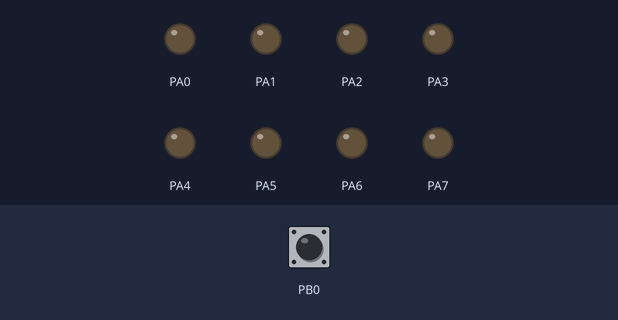
Simulated run of this program. Board: ATmega16, built with avr-gcc and emulated at 1.6 MHz. Parts: output pins drawn as LEDs (lit = HIGH). The test bench sets the inputs (shaded band); at power-on: PB0 HIGH.

Above: at 1.2 s.
1.3 s: PB0 pulled LOW for 0.15 s
At 2.0 s:
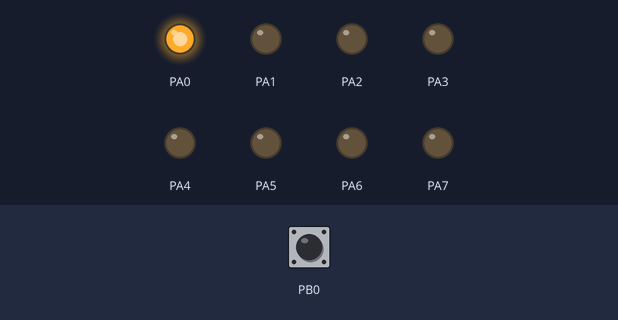
2.9 s: PB0 pulled LOW for 1 s
At 4.4 s:
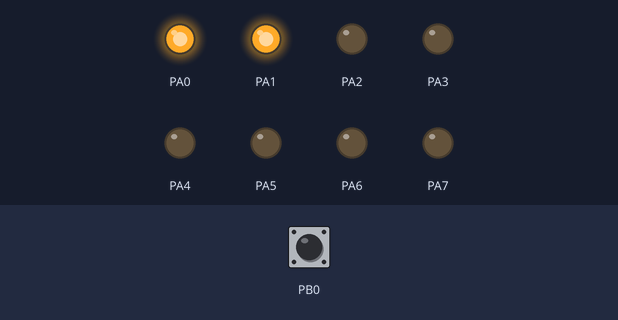
5.4 s: PB0 pulled LOW for 0.15 s
At 6.3 s:
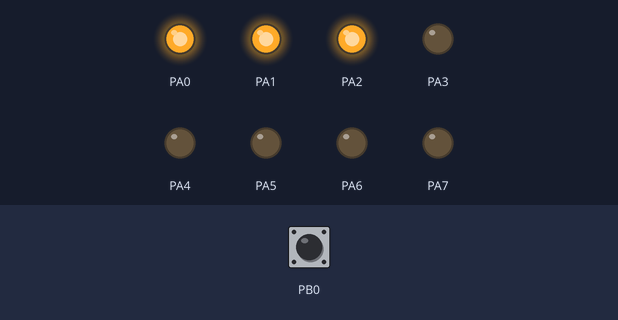
7.0 s: PB0 pulled LOW for 3.2 s
At 11.4 s:
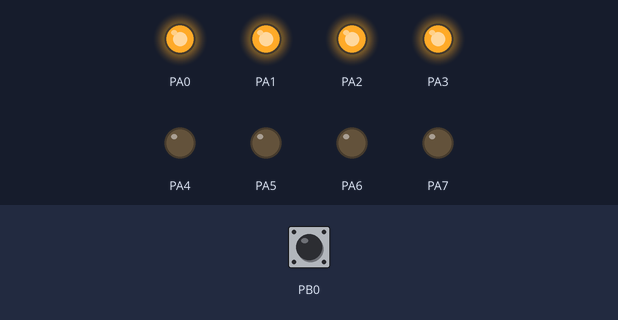
11.7 s: PB0 pulled LOW for 0.15 s
At 12.3 s:
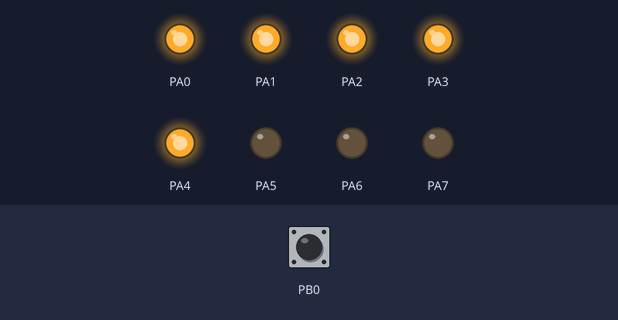
13.3 s: PB0 pulled LOW for 1 s
At 14.8 s:
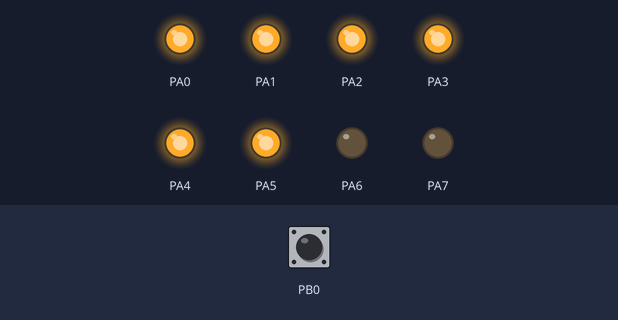
Timing chart, 0 to 16.3 s (numbered marks = the images above; inputs shaded):
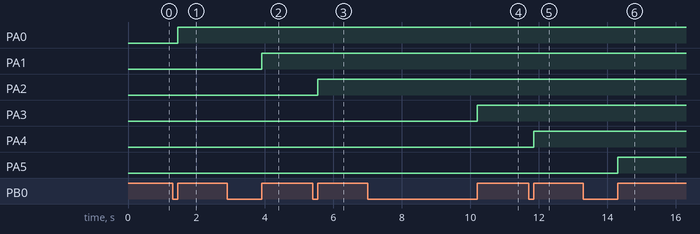

Measured:
- after the input at 1.3 s, PA0: LOW → HIGH after 0.15 s
- after the input at 2.9 s, PA1: LOW → HIGH after 1.0 s
- after the input at 5.4 s, PA2: LOW → HIGH after 0.15 s
- after the input at 7.0 s, PA3: LOW → HIGH after 3.2 s
- after the input at 11.7 s, PA4: LOW → HIGH after 0.15 s
- after the input at 13.3 s, PA5: LOW → HIGH after 1.0 s

The program:

main.cpp
```cpp
/*
 * GccApplication1.cpp
 *
 * Created: 6/10/2021 1:14:42 AM
 * Author : Zbook 15 G2
 */
#define F_CPU 1600000
#include <avr/io.h>
#include <util/delay.h>

int main()
{
    /* Replace with your application code */
	DDRA = 0b11111111;//set chân A là output
	PORTA = 0b00000000;//set chan A la 0V
	DDRB = 0x00;//set chân b là input
	PORTB = 0x01;//set chan b la 5v
	int button =0;
	while(1){
		if((PINB & (1<<PINB0))==0){
		    while((PINB & (1<<PINB0))==0){
		    }
			button++;
			if(button>8){
				button=0;
			}
		}
		switch(button){
			case 0:PORTA = 0b00000000;break;
			case 1:PORTA = PORTA | (1<<0);break;
			case 2:PORTA = PORTA | (1<<1);break;
			case 3:PORTA = PORTA | (1<<2);break;
			case 4:PORTA = PORTA | (1<<3);break;
			case 5:PORTA = PORTA | (1<<4);break;
			case 6:PORTA = PORTA | (1<<5);break;
			case 7:PORTA = PORTA | (1<<6);break;
			case 8:PORTA = PORTA | (1<<7);break;
		}
	}
}
```
